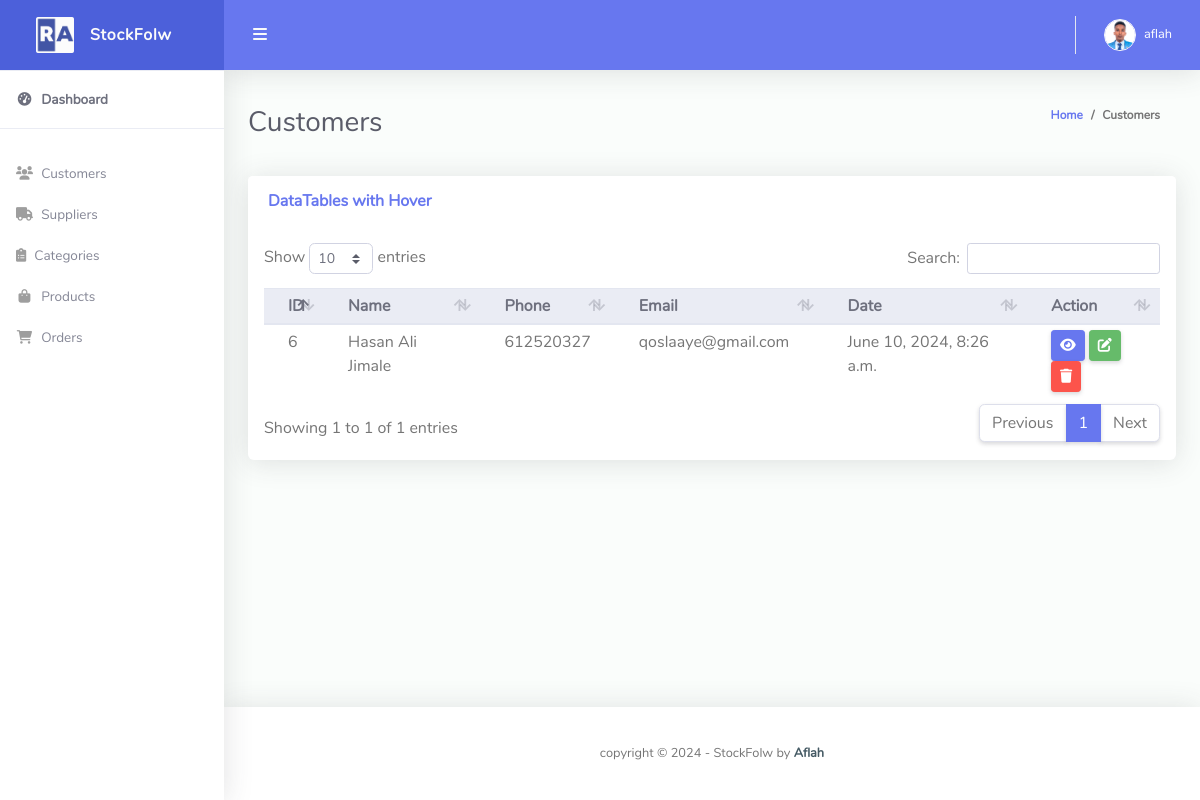
The app's page /customer/ (signed in), older data.
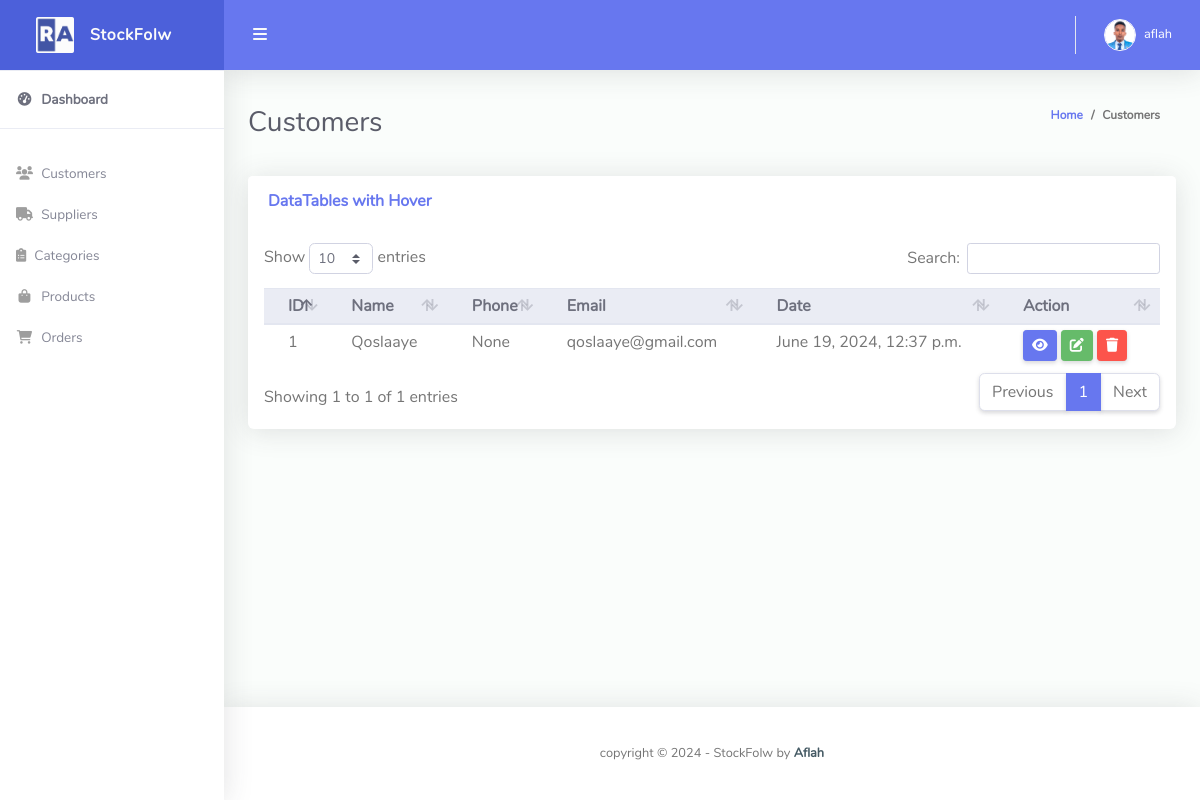
The same page, newer data.
### stockflow/models.py (models this page shows, shortened)
class Customer(models.Model):
	user = models.OneToOneField(User, null=True, blank=True, on_delete=models.CASCADE)
	name = models.CharField(max_length=200, null=True)
	phone = models.CharField(max_length=200, null=True)
	email = models.CharField(max_length=200, null=True)
	profile_pic = models.ImageField(default="profile1.png", null=True, blank=True)
	date_created = models.DateTimeField(auto_now_add=True, null=True)

### stockflow/views.py (the view)
# urls.py: path('customer/', views.customer, name='customer'),
@login_required(login_url='login')
def customer(request):
    customers = Customer.objects.all()
    context = {'customers': customers}
    return render(request, 'customer.html', context)

### templates/customer.html (shortened to what this page needs)
{% extends 'base.html' %}
{% block content %}
<div class="container-fluid" id="container-wrapper">
    <div class="d-sm-flex align-items-center justify-content-between mb-4">
        <h1 class="h3 mb-0 text-gray-800">Customers</h1>
        <ol class="breadcrumb">
            <li class="breadcrumb-item"><a href="{% url 'home' %}">Home</a></li>
            <li class="breadcrumb-item">Customers</li>
        </ol>
    </div>
    <div class="row">
        <div class="col-lg-12">
            <div class="card mb-4">
                <div class="card-header py-3 d-flex flex-row align-items-center justify-content-between">
                    <h6 class="m-0 font-weight-bold text-primary">DataTables with Hover</h6>
                </div>
                <div class="table-responsive p-3">
                    <table class="table align-items-center table-flush table-hover table-sm" id="dataTableHover">
                        <thead class="thead-light">
                            <tr>
                                <th>ID</th>
                                <th>Name</th>
                                <th>Phone</th>
                                <th>Email</th>
                                <th>Date</th>
                                <th>Action</th>
                            </tr>
                        </thead>
                        <tbody>
                            {% for customer in customers %}
                            <tr>
                                <td>{{ customer.id }}</td>
                                <td>{{ customer.name }}</td>
                                <td>{{ customer.phone }}</td>
                                <td>{{ customer.email }}</td>
                                <td>{{ customer.date_created }}</td>
                                <td>
                                    <a href="" class="btn btn-sm btn-primary">
                                        <i class="fas fa-eye"></i>
                                    </a>
                                    <a href="" class="btn btn-sm btn-success">
                                        <i class="fas fa-edit"></i>
                                    </a>
                                    <a href="" class="btn btn-sm btn-danger">
                                        <i class="fas fa-trash"></i>
                                    </a>
                                </td>
                            </tr>
                            {% endfor %}
                        </tbody>
                    </table>
                </div>
            </div>
        </div>
    </div>
</div>
{% endblock %}

### templates/base.html (shortened to what this page needs)
{% load static %}
<!DOCTYPE html>
<html lang="en">
<head>
  <link href="https://cdnjs.cloudflare.com/ajax/libs/font-awesome/6.0.0-beta3/css/all.min.css" rel="stylesheet" type="text/css">
  <link href="{% static 'vendor/bootstrap/css/bootstrap.min.css' %}" rel="stylesheet" type="text/css">
  <link href="{% static 'css/ruang-admin.min.css' %}" rel="stylesheet">
  <link href="{% static 'vendor/datatables/dataTables.bootstrap4.min.css' %}" rel="stylesheet">
  </head>
<body id="page-top">
  <div id="wrapper">
    {% include 'partials/sidebar.html' %}
    <div id="content-wrapper" class="d-flex flex-column">
      <div id="content">
        {% include 'partials/topbar.html' %}
        {% block content %}
        {% endblock %}
      </div>
      {% include 'partials/footer.html' %}
    </div>
  </div>
</body>
</html>

### templates/partials/sidebar.html
{% load static %}
<ul class="navbar-nav sidebar sidebar-light accordion" id="accordionSidebar">
    <a class="sidebar-brand d-flex align-items-center justify-content-center" href="/">
        <div class="sidebar-brand-icon">
            <img src="{% static 'img/logo/logo2.png' %}">
        </div>
        <div class="sidebar-brand-text mx-3">StockFolw</div>
    </a>
    <hr class="sidebar-divider my-0">
    <li class="nav-item active">
        <a class="nav-link" href="/">
            <i class="fas fa-fw fa-tachometer-alt"></i>
            <span>Dashboard</span></a>
    </li>
    <hr class="sidebar-divider">
    <li class="nav-item">
        <a class="nav-link" href="{% url 'customer' %}">
            <i class="fas fa-fw fa-users"></i>
            <span>Customers</span>
        </a>
    </li>
    <li class="nav-item">
        <a class="nav-link" href="{% url 'supplier' %}">
            <i class="fas fa-fw fa-truck"></i>
            <span>Suppliers</span>
        </a>
    </li>
    <li class="nav-item">
        <a class="nav-link" href="#">
            <i class="fas fa-clipboard-list"></i>
            <span>Categories</span>
        </a>
    </li>
    <li class="nav-item">
        <a class="nav-link" href="#">
            <i class="fas fa-fw fa-shopping-bag"></i>
            <span>Products</span>
        </a>
    </li>
    <li class="nav-item">
        <a class="nav-link" href="#">
            <i class="fas fa-fw fa-shopping-cart"></i>
            <span>Orders</span>
        </a>
    </li>
</ul>

### templates/partials/topbar.html (shortened to what this page needs)
{% load static %}
<nav class="navbar navbar-expand navbar-light bg-navbar topbar mb-4 static-top">
    <button id="sidebarToggleTop" class="btn btn-link rounded-circle mr-3">
        <i class="fa fa-bars"></i>
    </button>
    <ul class="navbar-nav ml-auto">
        <li class="nav-item dropdown no-arrow">
            <a class="nav-link dropdown-toggle" href="#" id="userDropdown" role="button" data-toggle="dropdown"
                aria-haspopup="true" aria-expanded="false">
                {% if request.user.customer.profile_pic %}
                <img class="img-profile rounded-circle" src="{{request.user.customer.profile_pic.url}}"
                    style="max-width: 60px">
                {% else %}
                <img class="img-profile rounded-circle" src="{% static 'img/Testro.jpg' %}" style="max-width: 60px">
                {% endif %}
                <span class="ml-2 d-none d-lg-inline text-white small">{{request.user}}</span>
            </a>
        </li>
    </ul>
</nav>

### templates/partials/footer.html
<footer class="sticky-footer bg-white">
    <div class="container my-auto py-2">
        <div class="copyright text-center my-auto">
            <span>copyright &copy;
                <script> document.write(new Date().getFullYear()); </script> - StockFolw by
                <b><a href="#" target="_blank">Aflah</a></b>
            </span>
        </div>
    </div>
</footer>

Row changes from the older to the newer data that the page shows:
removed Customer: id "6", name "Hasan Ali Jimale", phone "612520327", email "qoslaaye@gmail.com", date_created "June 10, 2024, 8:26 a.m."
added Customer: id "1", name "Qoslaaye", phone "None", email "qoslaaye@gmail.com", date_created "June 19, 2024, 12:37 p.m."
